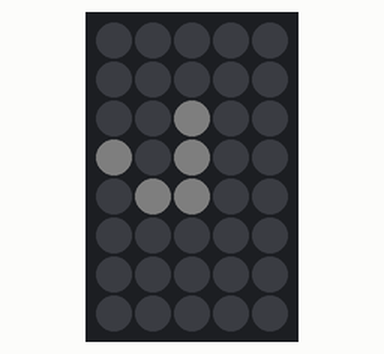
A sketch run on a simulated Arduino Uno, built with avr-gcc and run on an emulated ATmega328P. Parts: 5×8 RGB LED matrix (first LED top left, wired row by row). Dim RGB values are drawn brighter than linear.

Above: at 0.12 s.
At 4.99 s:
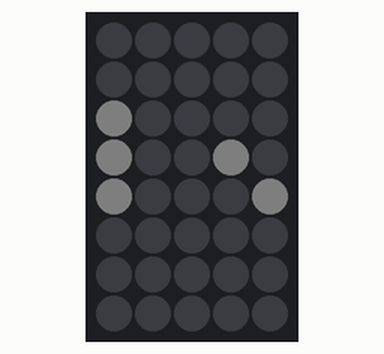
At 10.0 s:
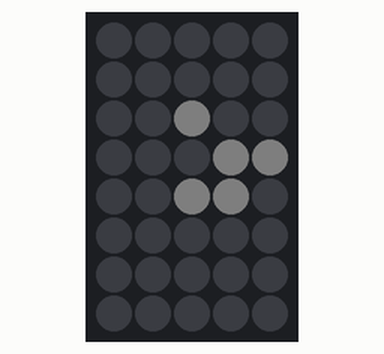
At 20.02 s:
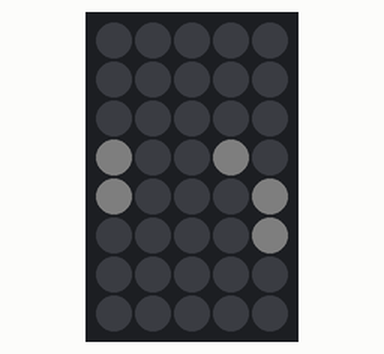
At 29.89 s:
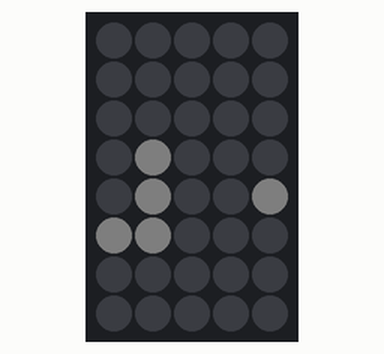
At 39.91 s:
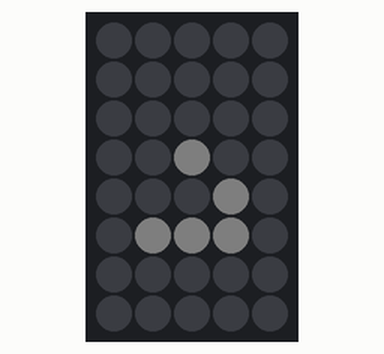

The sketch:

XC3730_CONWAY.ino
```cpp
#include <Adafruit_GFX.h>
#include <Adafruit_NeoMatrix.h>
#include <Adafruit_NeoPixel.h>

#define COLUMNS 5
#define ROWS 8
#define MATRIX_CFG NEO_MATRIX_TOP+NEO_MATRIX_RIGHT+NEO_MATRIX_COLUMNS+NEO_MATRIX_PROGRESSIVE,NEO_GRB+NEO_KHZ800
//some colours with nice names
#define BLACK 0x0000
#define BLUE 0x001F
#define RED 0xF800
#define GREEN 0x07E0
#define CYAN 0x07FF
#define MAGENTA 0xF81F
#define YELLOW 0xFFE0
#define WHITE 0xFFFF
#define GREY 0x8410

#define BLOB_COUNT 11
#define FORE_COLOUR WHITE
#define BACK_COLOUR BLACK

char oldState[ROWS][COLUMNS]={
  {0,0,0,0,0},
  {0,0,0,0,0},
  {0,0,1,0,0},
  {1,0,1,0,0},
  {0,1,1,0,0},
  {0,0,0,0,0},
  {0,0,0,0,0},
  {0,0,0,0,0}
};

char newState[ROWS][COLUMNS];

Adafruit_NeoMatrix matrix = Adafruit_NeoMatrix(COLUMNS, ROWS, 13,MATRIX_CFG);

void setup() {
  matrix.begin();
  matrix.setBrightness(4);
  matrix.fillScreen(0);
  matrix.show();
}

void loop() {
  char i,j;
  for(i=0;i<COLUMNS;i++){
    for(j=0;j<ROWS;j++){
      if(oldState[j][i]>0){
        matrix.drawPixel(i,j,FORE_COLOUR);
      }else{
        matrix.drawPixel(i,j,BACK_COLOUR);
      }
    }
  }
  matrix.show();
  updateState();
  delay(100);
}

char getCell(char x, char y){
  char n=0;
  char i,j;
  for(i=-1;i<2;i++){
    for(j=-1;j<2;j++){
      if((i!=0)||(j!=0)){ //don't count self
        if(oldState[(y+j+ROWS)%ROWS][(x+i+COLUMNS)%COLUMNS]>0){n=n+1;}
      }
    }
  }
  if(oldState[y][x]>0){
    if((n==2)||(n==3)){return 1;}
  }else{
    if(n==3){return 1;}
  }
  return 0;
}

void updateState(){   //update into newState then copy to oldState
  char i,j;
  for(i=0;i<COLUMNS;i++){
    for(j=0;j<ROWS;j++){
      newState[j][i]=getCell(i,j);
    }
  }
  for(i=0;i<COLUMNS;i++){
    for(j=0;j<ROWS;j++){
      oldState[j][i]=newState[j][i];
    }
  }
}
```
